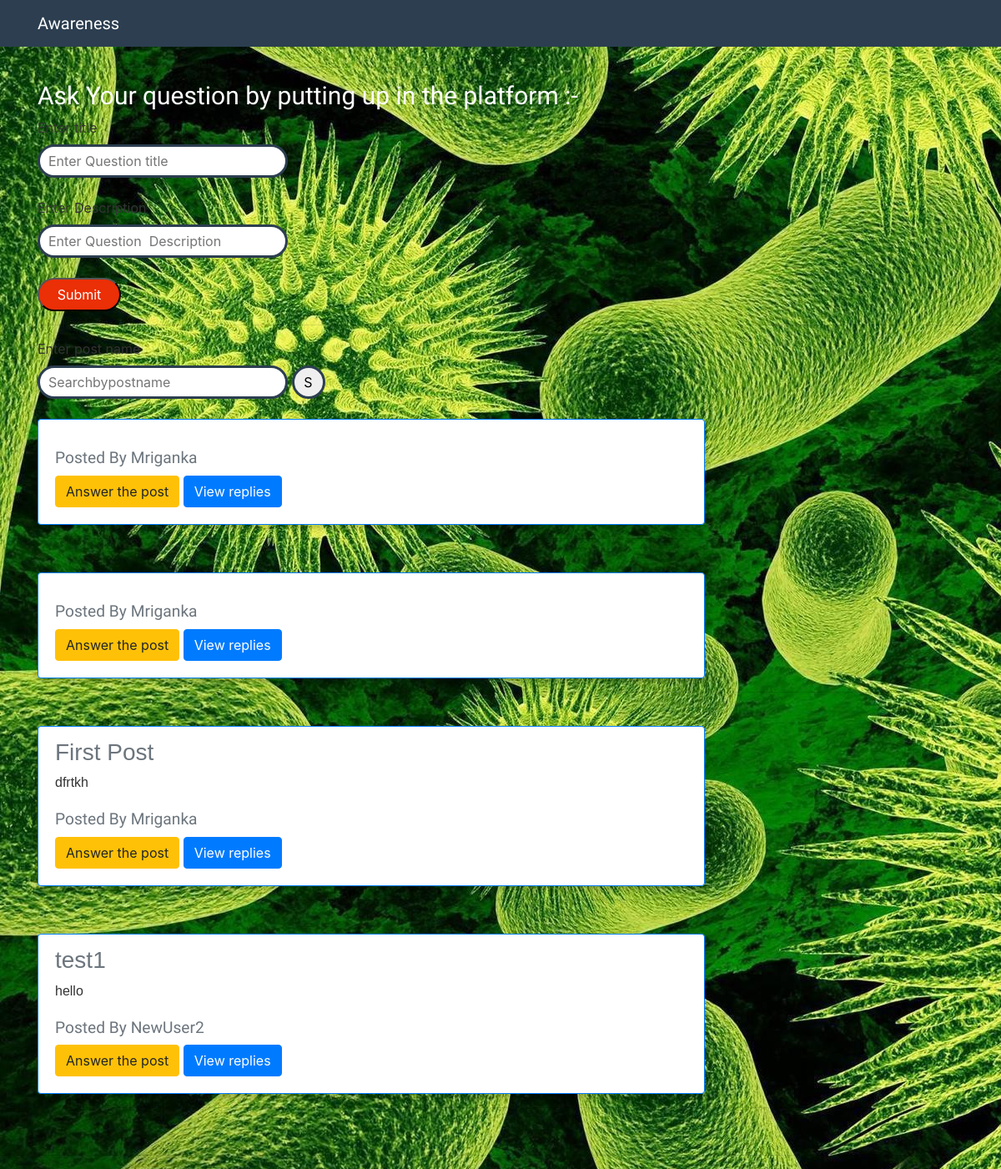
/awareness/, run on an earlier commit of the app's database.
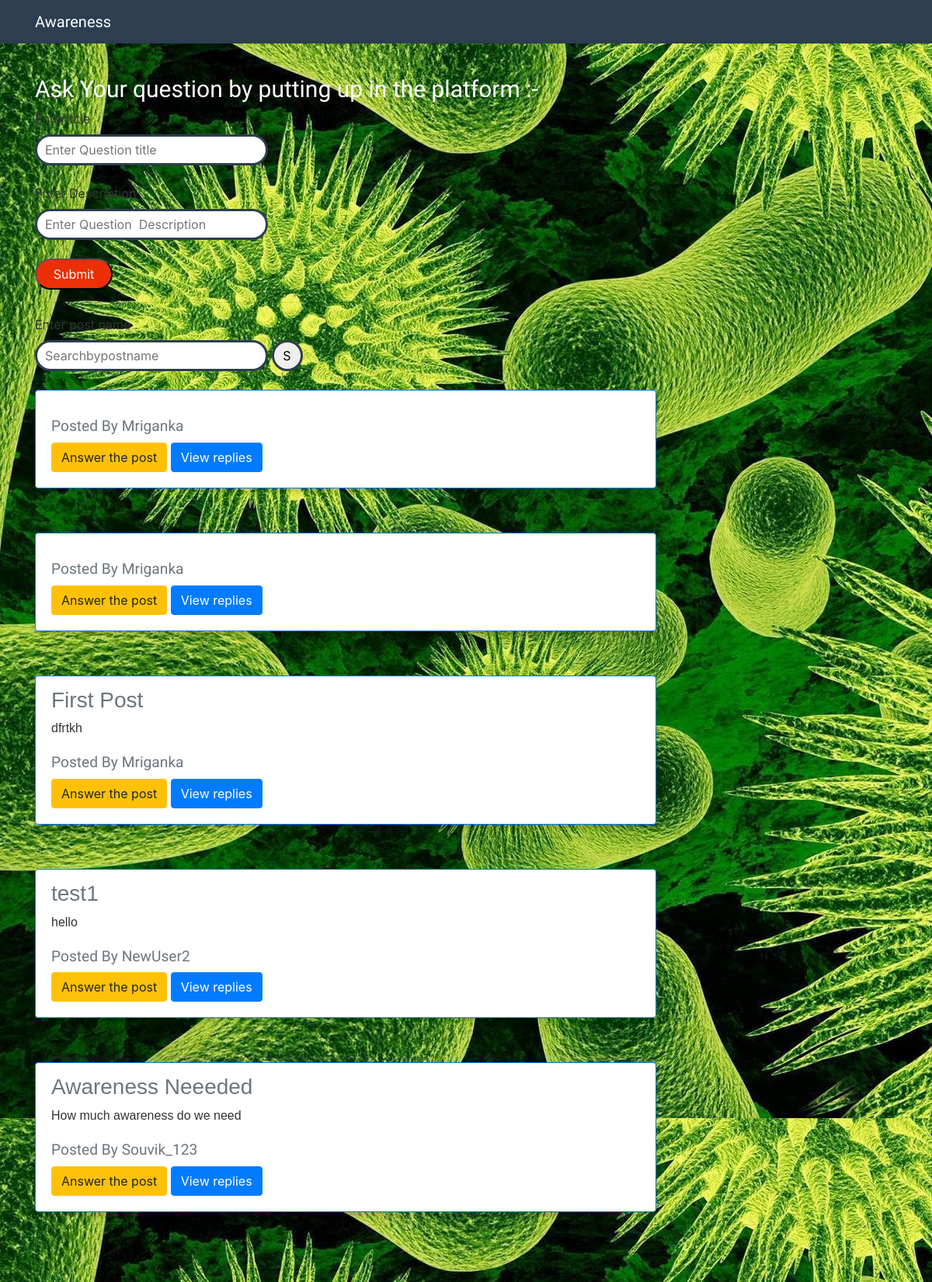
And on a later commit of the database.
### awareness/models.py (models this page shows, shortened)
class Post(models.Model):
    user = models.ForeignKey(UserProfile,on_delete = models.CASCADE)
    title = models.CharField(max_length = 100)
    description = models.TextField()

### usermanagement/models.py (models this page shows, shortened)
class UserProfile(models.Model):
    user = models.OneToOneField(User,on_delete = models.CASCADE)
    user_type = models.CharField(blank = True,max_length = 254)

### awareness/views.py (the view)
# urls.py: path('',HomeView.as_view()),
class HomeView(View):
    def get(self,request):
        posts = Post.objects.all()
        return render(request,'awareness/home.html',context = {'posts':posts})

### awareness/templates/awareness/home.html (shortened to what this page needs)
{% load static %}
{% include 'awareness/header.html' %}
<link rel="stylesheet" href="{% static 'awareness/home.css' %}">
<body>
    <div class="container">
        <hr>
        <h1>Ask Your question by putting up in the platform :- </h1>
        <form method="POST" action='createpost/'>
            <label for="">Enter title</label> <br>
            <input class="search-box" type="text" name="title" id="" placeholder='Enter Question title'
                class="search-box"> <br> <br>
            <label for="">Enter Description</label> <br>
            <input class="search-box" type="text" name="description" id="" placeholder="Enter Question  Description"
                class="search-box">
            <br> <br>
            <input class="btnn1" type="submit" value="Submit" class="btnn1">
            <hr>
        </form>
    </div>
    <div class="container">
        <form action='searchbypostname/' method="GET">
            <label> Enter post name</label><br>
            <input type="text" name='postname' placeholder='Searchbypostname' class="search-box">
            <input type="submit" class="btnn2" value="S"><br>
            <br>
        </form>
    </div>
    <div class="container">
        {% for post in posts %}
        <div class="design">
            <div class="card border-primary mb-3" style="width: 50rem; box-shadow: 0 4px 8px 0 rgba(0,0,0,0.2);
            transition: 0.3s;">
                <div class="card-body">
                    <h3 class="card-subtitle mb-2 text-muted" style="font-family: 'Fira Sans Condensed', sans-serif;">
                        {{post.title}}</h3>
                    <p class="card-text" style="font-family: 'Fira Sans Condensed', sans-serif;"> {{post.description}}
                    </p>
                    <h4 class="card-text"><small class="text-muted">Posted By {{post.user.user.username}}</small></h4>
                    <a href="answer/{{post.id}}/" class="btn btn-warning">Answer the post</a>
                    <a href="viewreply/{{post.id}}/" class="btn btn-primary">View replies</a>
                </div>
            </div>
        </div>
        <hr>
        <br>
        {% endfor %}
    </div>
    <hr>
</body>
</html>

### awareness/templates/awareness/header.html (shortened to what this page needs)
{% load static %}
<!doctype html>
<html lang="en">
<head>
  <link rel="stylesheet" href="{% static 'css/home.css' %}">
  <link rel="stylesheet" href="https://cdnjs.cloudflare.com/ajax/libs/font-awesome/4.7.0/css/font-awesome.min.css">
  <link rel="stylesheet" href="https://stackpath.bootstrapcdn.com/bootstrap/4.3.1/css/bootstrap.min.css"
>
  <link rel="stylesheet" href="{% static 'awareness/home.css' %}">
</head>
<body>
  {% include 'awareness/navbar.html' %}

### awareness/templates/awareness/navbar.html (shortened to what this page needs)
{% load static %}
<nav class="navbar navbar-expand-md navbar-dark bg-steel fixed-top">
    <div class="container">
        <a class="navbar-brand mr-4" href="#">Awareness</a>
    </div>
</nav>

### awareness/static/awareness/home.css (style rules this page uses)
body { background: url(../images/img30.jpg); background-attachment: fixed; color: #333333; margin-top: 5rem; }
h1, h2, h3, h4, h5, h6 { color: #fff; }
.navbar-brand { font-family: 'Lemonada', cursive; }
.container h1 { font-family: 'Lemonada', cursive; font-size: 30px; }
.container h2, p, h4 { font-family: 'Dancing Script', cursive; }
.bg-steel { background-color: #2c3e50; }
.search-box { border: 3px solid #2c3e50; height: 40px; width: 300px; border-radius: 50px; padding: 0px 10px; }
.btnn1 { background-color: #eb2f06; height: 40px; width: 100px; border-radius: 50px; }
.btnn1[type = "submit"] { color: #fff; }
.btnn2 { border: 3px solid #2c3e50; height: 40px; width: 40px; border-radius: 50px; }
.card { box-shadow: 0 4px 8px 0 rgba(0,0,0,0.2); transition: 0.3s; }

What changed in the data, as far as the page shows it:
added Post: title "Awareness Neeeded", description "How much awareness do we need", user.user.username "Souvik_123"
